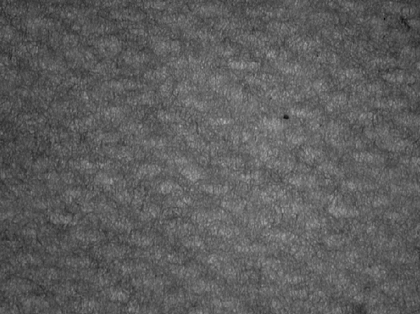
%> input picture Proj4.tif, 420 x 314 px, shrunk from 545 x 408 before the run
$ octave Farshad_Part1_2.m   (GNU Octave 9; MATLAB toolbox functions it lacks are replaced by stand-ins)
%> lines starting %> are read from the running program, lines starting %| are printed output that depends on the picture
%Main script to read the image in and filter out the periodic signal from
%the image and then correct the non-uniform illumination
clear; close all;

% fileName = input("Enter the name of the image with extention ex. Image.tif -> ", 's');
imOrig = (imread("Proj4.tif"));
%> imOrig is the input picture: size 314x420 uint8; min 10, max 184, mean 93

[nx, ny] = size(imOrig);
%> nx = 314; ny = 420

FT = (fftshift(fft2((imOrig))));

%FT2 = fft2(double(imOrig));
%FT2 =  (1 + abs(fftshift(fft2((imOrig)))));

imagesc(log(1+abs(FT)))

colormap("gray");
colorbar()
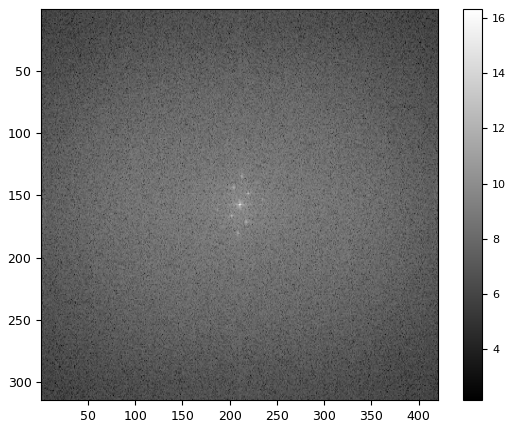
%> figure redrawn from the program's plot data
%colormap("gray")
%k= [];
%m = 1;
ave = mean(mean(FT));
%% Finding Spikes
temp = FT;
spikes = 7;
indices = zeros(spikes,2);
i = 1;
while i < 8
    [row, col] = find(temp == max(max(temp)));
    if i == 1
        maxRow= row;
        maxCol = col;
    end
    if isempty((find(row == indices(:,1))) == 0) &&...
            isempty((find(col == indices(:,2))) == 0)
        indices(i,:) = [row, col];
        i = i + 1;
    end
    temp(row, col) = 0;
end
%> this loop made 11 passes
%> (row, col, maxRow, maxCol) on pass 1: (158, 211, 158, 211)
%> (row, col) on passes 2 to 7: (158, 212), (158, 210), (159, 211), (157, 211), (167, 202), (149, 220)
%> after the loop, i = 8; indices = [158 211; 167 202; 149 220; 181 209; 135 213; 144 204; 172 218]
%%

flag = true;
for i = 1:size(FT,1)
    for j = 1:size(FT,2)
        for k = 1:spikes
            if FT(i,j) == FT(indices(k,1), indices(k,2))
                flag =false;
                if FT(i,j) ~= FT(maxRow, maxCol)
                    FT(i,j) = FT(i,j) * 10;
                end
                break;
            end
        end
        if flag == true
            FT(i,j) = 0;
        end
        flag = true;
    end
end


figure
imagesc(log(1+abs(FT)))
colorbar()
colormap("gray")
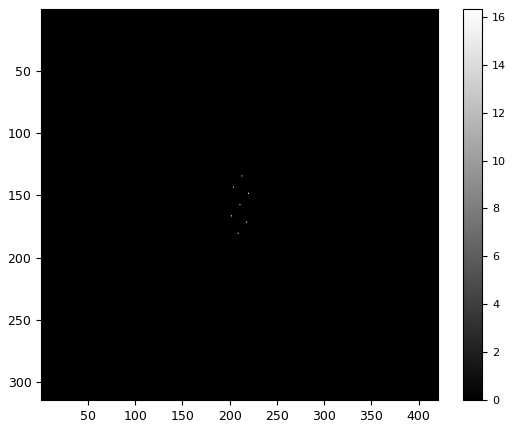
%> figure redrawn from the program's plot data

%

%g = real(ifft2(ifftshift((FT))));
g = (fftshift(ifft2(FT)));
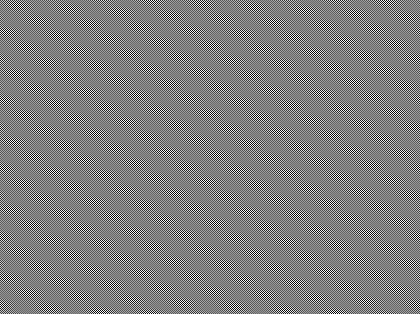
%> g: size 314x420 double; min -187.6, max 187.6, mean 0; drawn with min black and max white
figure;
imshow(imadjust(uint8(abs(g))));
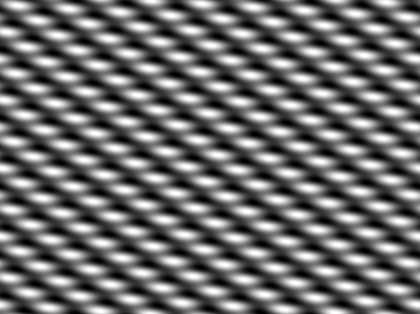
%> displayed picture: size 314x420, on the screen's scale of 0 to 255; min 0, max 255, mean 109.1
